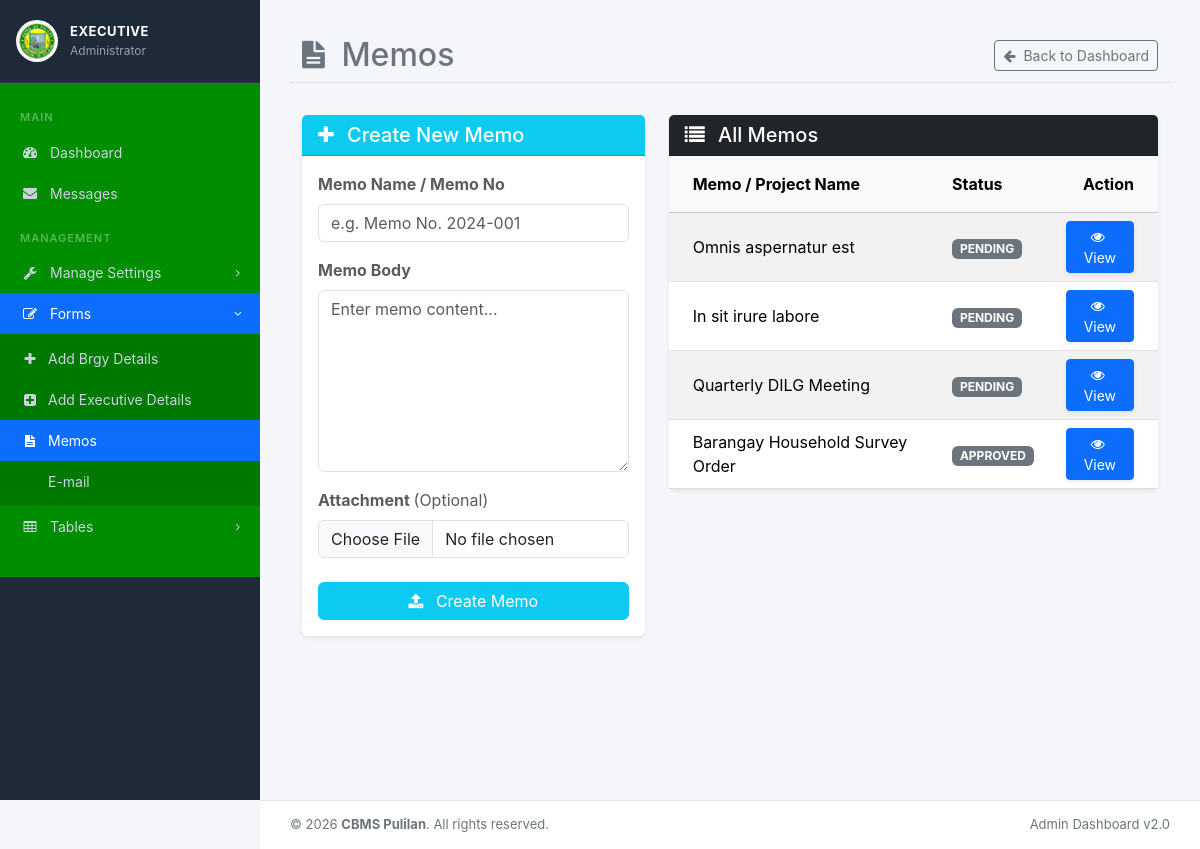
Page /admin/admin_memo.php (signed in) on the committed database.
### tables this page shows
CREATE TABLE IF NOT EXISTS `memo` (
  `memo_id` int NOT NULL AUTO_INCREMENT,
  `project_name` text NOT NULL,
  `project_description` text NOT NULL,
  `picture` varchar(255) DEFAULT NULL,
  `memo_date` date NOT NULL,
  `receiver` text NOT NULL,
  `memo_status` varchar(100) NOT NULL DEFAULT 'PENDING',
  `notification_status` varchar(100) NOT NULL DEFAULT 'UNSEEN',
  PRIMARY KEY (`memo_id`)
);

### admin/admin_memo.php (the view, shortened to what this page needs)
<div class="container-fluid">
    <div class="row mb-3">
        <div class="col-12 d-flex justify-content-between align-items-center mt-3 mb-3 border-bottom pb-2">
            <h2 class="text-secondary mb-0">
                <i class="fa fa-file-text me-2"></i> Memos
            </h2>
            <a href="adminindex.php" class="btn btn-sm btn-outline-secondary">
                <i class="fa fa-arrow-left me-1"></i> Back to Dashboard
            </a>
        </div>
    </div>
    <div class="row g-4">
        <div class="col-lg-5">
            <div class="card shadow-sm border-0">
                <div class="card-header bg-info text-white">
                    <h5 class="card-title mb-0"><i class="fa fa-plus me-2"></i> Create New Memo</h5>
                </div>
                <div class="card-body">
                    <form method="POST" action="achievment/create_memo.php" enctype="multipart/form-data">
                        <div class="mb-3">
                            <label class="form-label fw-bold text-muted">Memo Name / Memo No</label>
                            <input type="text" name="memo" class="form-control" placeholder="e.g. Memo No. 2024-001" required>
                        </div>
                        <div class="mb-3">
                            <label class="form-label fw-bold text-muted">Memo Body</label>
                            <textarea name="memo_body" class="form-control" placeholder="Enter memo content..." rows="7" required></textarea>
                        </div>
                        <div class="mb-4">
                            <label for="picture" class="form-label fw-bold text-muted">Attachment <span class="text-muted fw-normal">(Optional)</span></label>
                            <input type="file" name="picture" id="picture" class="form-control">
                        </div>
                        <button type="submit" name="send_memo" class="btn btn-info text-white w-100">
                            <i class="fa fa-upload me-2"></i> Create Memo
                        </button>
                    </form>
                </div>
            </div>
        </div>
        <div class="col-lg-7">
            <div class="card shadow-sm border-0">
                <div class="card-header bg-dark text-white">
                    <h5 class="card-title mb-0"><i class="fa fa-list me-2"></i> All Memos</h5>
                </div>
                <div class="card-body p-0">
                    <div class="table-responsive">
                        <table class="table table-hover table-striped mb-0">
                            <thead class="table-light">
                                <tr>
                                    <th class="px-4 py-3">Memo / Project Name</th>
                                    <th class="py-3">Status</th>
                                    <th class="text-end px-4 py-3">Action</th>
                                </tr>
                            </thead>
                            <tbody>
                                <?php
                                    $view_memo_query = mysqli_query($con, "SELECT * FROM memo ORDER BY memo_id DESC");
                                    $memo_count = $view_memo_query ? mysqli_num_rows($view_memo_query) : 0;
                                    if ($memo_count > 0) {
                                        while ($view_m = mysqli_fetch_array($view_memo_query)):
                                ?>
                                <tr>
                                    <td class="align-middle px-4"><?php echo htmlspecialchars($view_m['project_name'] ?? ''); ?></td>
                                    <td class="align-middle">
                                        <span class="badge bg-secondary"><?php echo htmlspecialchars($view_m['memo_status'] ?? ''); ?></span>
                                    </td>
                                    <td class="text-end align-middle px-4">
                                        <a href="memo.php?view=<?php echo htmlspecialchars($view_m['memo_id']); ?>" class="btn btn-sm btn-primary shadow-sm">
                                            <i class="fa fa-eye me-1"></i> View
                                        </a>
                                    </td>
                                </tr>
                                <?php endwhile; } ?>
                            </tbody>
                        </table>
                    </div>
                </div>
            </div>
        </div>
    </div>
</div>

### assets/css/admin-layout.css (style rules this page uses)
:root { --sidebar-width: 260px; --sidebar-bg: #1e2a38; --sidebar-bg-active: #2b3a4d; --sidebar-accent: #0d6efd; --sidebar-text: #c9d3dc; --sidebar-text-active: #ffffff; }
* { box-sizing: border-box; }
body { background-color: #f4f6f9; margin: 0; font-family: -apple-system, BlinkMacSystemFont, "Segoe UI", Roboto, Arial, sans-serif; }

### rows in the picture
memo: project_name "Omnis aspernatur est", memo_status "PENDING"
memo: project_name "In sit irure labore", memo_status "PENDING"
memo: project_name "Quarterly DILG Meeting", memo_status "PENDING"
memo: project_name "Barangay Household Survey Order", memo_status "APPROVED"

### other values in the picture
$_SESSION['username'] "EXECUTIVE"
